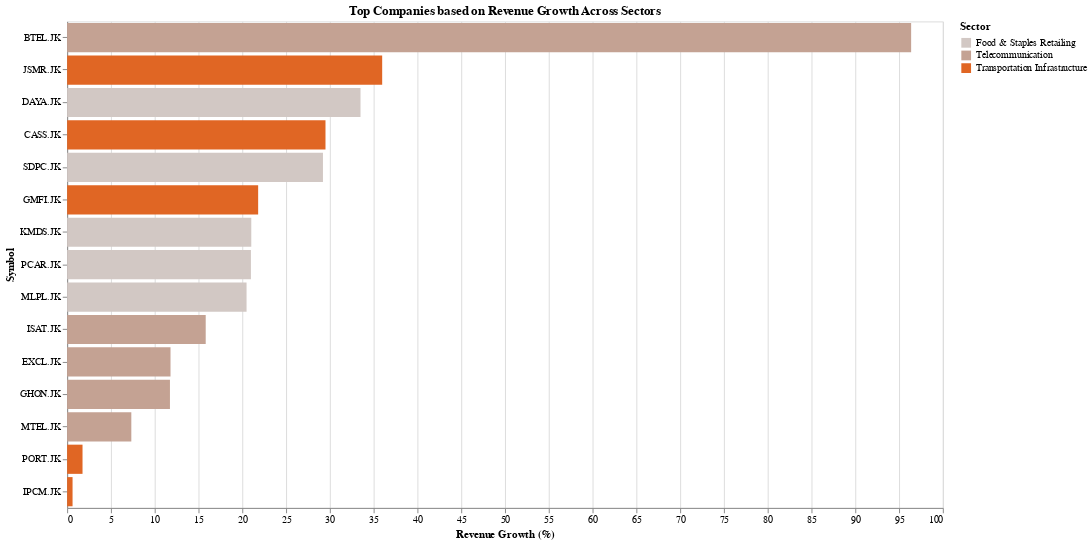

The notebook cell saved with this chart:
### Code cell
growth_chart

### Figure 1 — Vega-Lite specification as saved in the notebook (floating-point values rounded to 4 significant figures)
{"config": {"view": {"continuousWidth": 400, "continuousHeight": 300}}, "data": {"name": "data-cfd471ef2aa1d7f13036663d4cc63ed5"}, "mark": "bar", "encoding": {"color": {"field": "Sector", "scale": {"scheme": "lightgreyred"}, "sort": {"field": "Sector", "order": "ascending"}, "type": "nominal"}, "tooltip": [{"field": "Sector", "type": "nominal"}, {"field": "Symbol", "type": "nominal"}, {"field": "Revenue Growth (%)", "format": ",.2f", "type": "quantitative"}], "x": {"field": "Revenue Growth (%)", "type": "quantitative"}, "y": {"field": "Symbol", "sort": "-x", "type": "nominal"}}, "height": 500, "title": "Top Companies based on Revenue Growth Across Sectors", "width": 900, "$schema": "https://vega.github.io/schema/vega-lite/v4.17.0.json", "datasets": {"data-cfd471ef2aa1d7f13036663d4cc63ed5": [{"Symbol": "JSMR.JK", "Revenue Growth": 0.3598, "Sector": "Transportation Infrastructure", "Revenue Growth (%)": 35.98}, {"Symbol": "CASS.JK", "Revenue Growth": 0.295, "Sector": "Transportation Infrastructure", "Revenue Growth (%)": 29.5}, {"Symbol": "GMFI.JK", "Revenue Growth": 0.2181, "Sector": "Transportation Infrastructure", "Revenue Growth (%)": 21.81}, {"Symbol": "PORT.JK", "Revenue Growth": 0.01757, "Sector": "Transportation Infrastructure", "Revenue Growth (%)": 1.757}, {"Symbol": "IPCM.JK", "Revenue Growth": 0.006189, "Sector": "Transportation Infrastructure", "Revenue Growth (%)": 0.6189}, {"Symbol": "DAYA.JK", "Revenue Growth": 0.335, "Sector": "Food & Staples Retailing", "Revenue Growth (%)": 33.5}, {"Symbol": "SDPC.JK", "Revenue Growth": 0.2921, "Sector": "Food & Staples Retailing", "Revenue Growth (%)": 29.21}, {"Symbol": "KMDS.JK", "Revenue Growth": 0.2103, "Sector": "Food & Staples Retailing", "Revenue Growth (%)": 21.03}, {"Symbol": "PCAR.JK", "Revenue Growth": 0.2099, "Sector": "Food & Staples Retailing", "Revenue Growth (%)": 20.99}, {"Symbol": "MLPL.JK", "Revenue Growth": 0.2049, "Sector": "Food & Staples Retailing", "Revenue Growth (%)": 20.49}, {"Symbol": "BTEL.JK", "Revenue Growth": 0.9638, "Sector": "Telecommunication", "Revenue Growth (%)": 96.38}, {"Symbol": "ISAT.JK", "Revenue Growth": 0.1582, "Sector": "Telecommunication", "Revenue Growth (%)": 15.82}, {"Symbol": "EXCL.JK", "Revenue Growth": 0.118, "Sector": "Telecommunication", "Revenue Growth (%)": 11.8}, {"Symbol": "GHON.JK", "Revenue Growth": 0.1174, "Sector": "Telecommunication", "Revenue Growth (%)": 11.74}, {"Symbol": "MTEL.JK", "Revenue Growth": 0.0733, "Sector": "Telecommunication", "Revenue Growth (%)": 7.33}]}}
